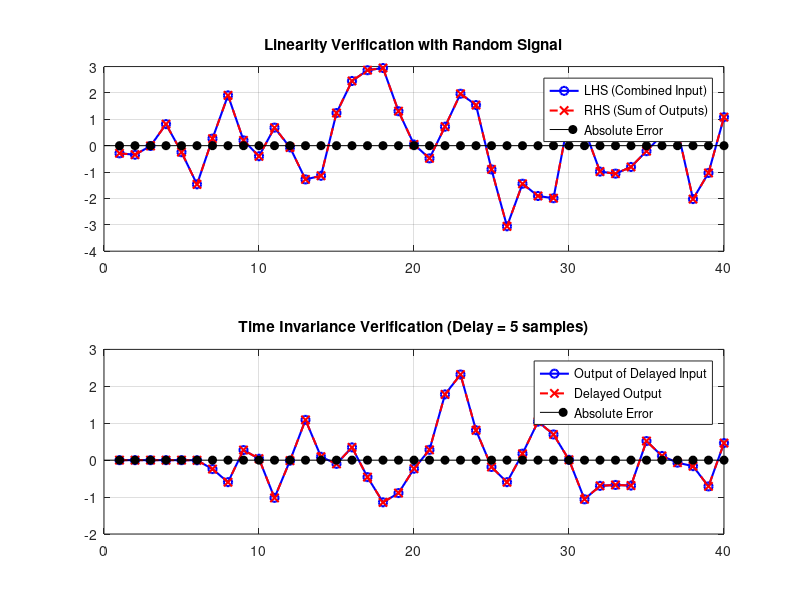

The MATLAB script that drew this image:
% random_signal_lti_proof.m
rng(42); % Fixed seed for consistent visualization
N_samples = 40;
n = 1:N_samples;

% Random Inputs
x1 = randn(1, N_samples);
x2 = randn(1, N_samples);
c1 = 1.5; c2 = -0.8;
delay_k = 5;

% Custom LTI System: Moving Average Filter y(n) = 0.5x(n) + 0.5x(n-1)
system_func = @(x) filter([0.5 0.5], 1, x);

figure('Name', 'Random Signal LTI Verification', 'Position', [100 100 800 600]);

%% Linearity Verification
LHS_Lin = system_func(c1*x1 + c2*x2);
RHS_Lin = c1*system_func(x1) + c2*system_func(x2);
error_Lin = abs(LHS_Lin - RHS_Lin);

subplot(2,1,1);
plot(n, LHS_Lin, 'b-o', 'LineWidth', 1.5); hold on;
plot(n, RHS_Lin, 'r--x', 'LineWidth', 1.5);
stem(n, error_Lin, 'k', 'filled'); % Plots the error (should remain at 0)
title('Linearity Verification with Random Signal');
legend('LHS (Combined Input)', 'RHS (Sum of Outputs)', 'Absolute Error');
grid on; hold off;

%% Time Invariance Verification
x1_delayed = [zeros(1, delay_k), x1(1:end-delay_k)];
Y_of_delayed = system_func(x1_delayed);

Y_original = system_func(x1);
Delayed_Y = [zeros(1, delay_k), Y_original(1:end-delay_k)];
error_TI = abs(Y_of_delayed - Delayed_Y);

subplot(2,1,2);
plot(n, Y_of_delayed, 'b-o', 'LineWidth', 1.5); hold on;
plot(n, Delayed_Y, 'r--x', 'LineWidth', 1.5);
stem(n, error_TI, 'k', 'filled'); % Plots the error (should remain at 0)
title(['Time Invariance Verification (Delay = ', num2str(delay_k), ' samples)']);
legend('Output of Delayed Input', 'Delayed Output', 'Absolute Error');
grid on; hold off;
